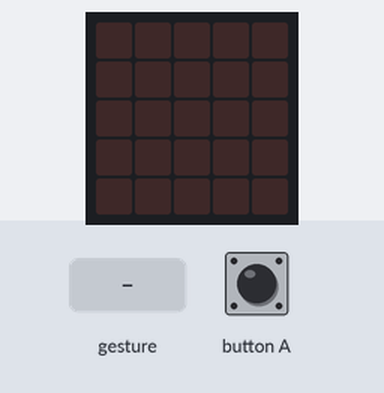
This program was run on a simulated BBC micro:bit running MicroPython. On the bench: the board's 5×5 LED display. Inputs (shaded band) come from the test bench. A tilt is held for 1.5 s and a shake lasts 1 s, then the board lies face up again.

Above: at 1.2 s.
1.3 s: button A pressed for 0.15 s
At 1.7 s:
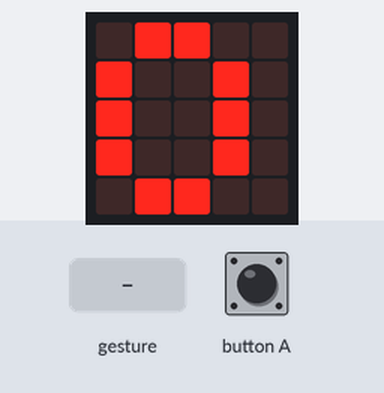
3.3 s: gesture 'shake'
At 3.9 s:
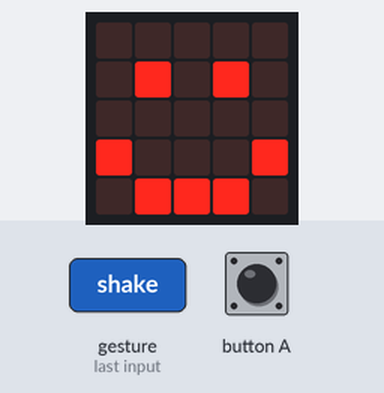
5.5 s: button A pressed for 1 s
At 5.8 s:
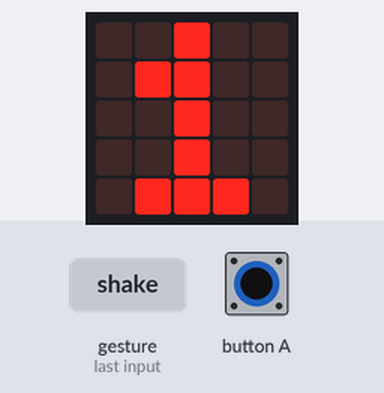
8.0 s: button A pressed for 3.2 s
Timing chart, 0 to 11.0 s (numbered marks = the images above; inputs shaded):
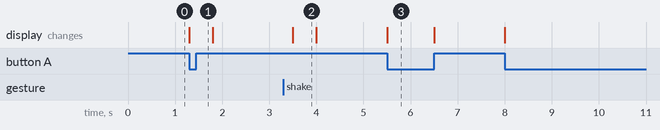

The program:

fitbit_program.py
```python
from microbit import *

steps = 0
while True:

	if accelerometer.was_gesture('shake'):
    	steps += 1
    	display.show(Image.HAPPY)
    	sleep(500)
    	display.clear()

	if button_a.is_pressed():
    	string_steps = str(steps)
    	display.show(string_steps)
    	sleep(500)
    	display.clear()
```

Measured:
- after the input at 1.3 s, the display: changes at once (image 1)
- after the input at 3.3 s, the display: changes after 0.20 s (image 2)
- after the input at 5.5 s, the display: changes at once (image 3)
- what the display in image 2 shows lasts 0.5 s, from 3.5 s to 4.0 s
